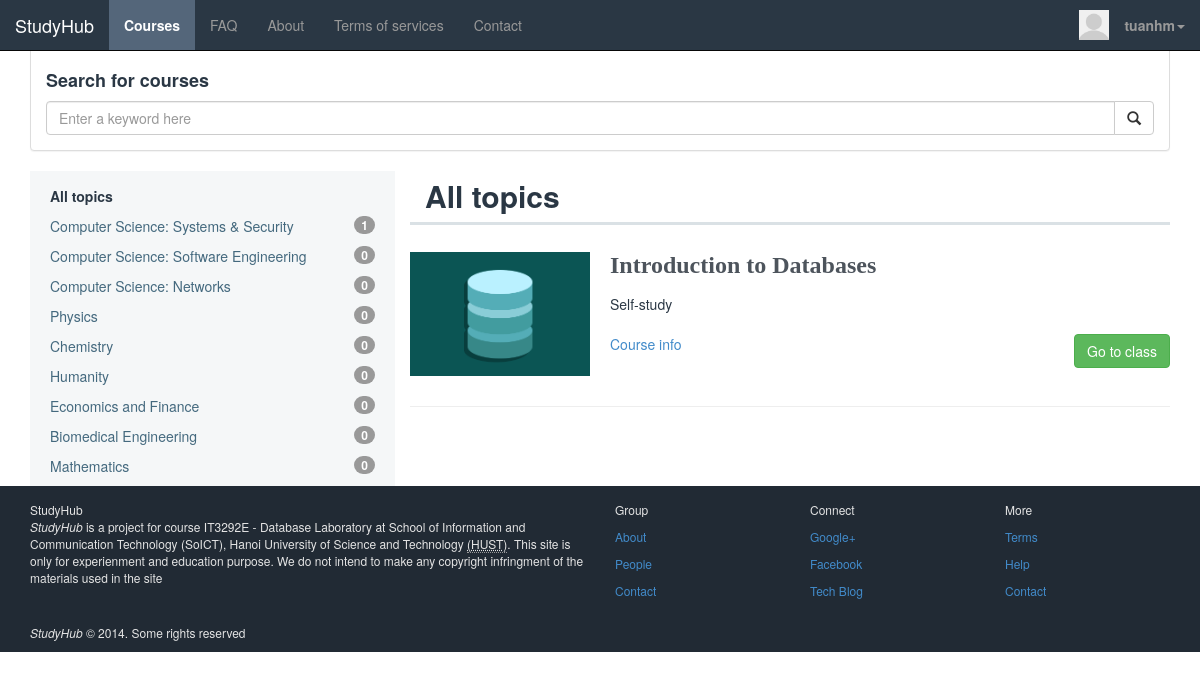
/courses.php (signed in), run on the app's committed database.
### tables this page shows
CREATE TABLE IF NOT EXISTS `sm_users` (
  `user_id` int(10) NOT NULL AUTO_INCREMENT,
  `username` varchar(30) NOT NULL,
  `password` varchar(255) NOT NULL,
  `role` char(1) NOT NULL DEFAULT '1' COMMENT 'Check in list:0 - admin/1 - student/2 - teacher/3 - staff/4 - dummy',
  `email` varchar(255) NOT NULL,
  `display_name` varchar(100) DEFAULT 'username',
  `birthday` date DEFAULT NULL,
  `join_date` timestamp NOT NULL DEFAULT CURRENT_TIMESTAMP,
  `first_name` varchar(32) NOT NULL,
  `last_name` varchar(32) NOT NULL,
  `gender` varchar(15) NOT NULL,
  `bio` text NOT NULL,
  `email_code` varchar(100) NOT NULL,
  `avatar` varchar(500) NOT NULL DEFAULT 'images/avatars/default_avatar.png',
  `time` int(11) NOT NULL,
  `confirmed` int(11) NOT NULL DEFAULT '0',
  `generated_string` varchar(35) NOT NULL DEFAULT '0',
  `ip` varchar(32) NOT NULL,
  PRIMARY KEY (`user_id`),
  UNIQUE KEY `username` (`username`)
);

CREATE TABLE IF NOT EXISTS `sm_courses` (
  `cat_id` int(10) NOT NULL,
  `course_id` int(10) NOT NULL AUTO_INCREMENT,
  `course_code` varchar(10) NOT NULL,
  `course_title` varchar(255) NOT NULL,
  `course_alias` varchar(100) NOT NULL COMMENT 'Alias to create a folder for course in PHP',
  `course_type` varchar(10) NOT NULL COMMENT '1 - Self-study; 2 - Period course',
  `course_desc` text COMMENT 'For storing a large number of texts, should use this TEXT',
  `start_date` timestamp NULL DEFAULT CURRENT_TIMESTAMP,
  `length` int(5) DEFAULT NULL COMMENT 'The length of the course in weeks',
  `course_avatar` varchar(500) DEFAULT 'images/courses/css-thumbnail.png',
  `course_cover` varchar(1000) NOT NULL,
  PRIMARY KEY (`course_id`),
  KEY `cat_id` (`cat_id`)
);

### core/init.php (called while the page is built, shortened)
<?php
require 'classes/users.php';
require 'classes/general.php';
require 'classes/courses.php';
$users		= new Users($db);
$general		= new General();
$courses		= new Courses($db);
if ($general->logged_in() === true)  {
	$user_id 	= $_SESSION['user_id'];
	$user 	= $users->userdata($user_id);
}
 ?>

### core/classes/general.php (called while the page is built, shortened)
<?php
class General {
	public function logged_in()
	{
		return (isset($_SESSION['user_id'])) ? true : false;
	}
}
?>

### core/classes/users.php (called while the page is built, shortened)
<?php
class Users {
	private $db;
	public function __construct($database) {
		$this->db = $database;
	}
	public function userdata($id)
	{
		$query = $this->db->prepare("SELECT * FROM `sm_users` WHERE `user_id` = ?");
		$query->bindValue(1, $id);
		try {
			$query->execute();
			return $query->fetch();
		} catch (PDOException $e) {
			die($e->getMessage());
		}
	}
 }
 ?>

### core/classes/courses.php (called while the page is built, shortened)
<?php
class Courses {
	private $db;
	public function __construct($database) {
		$this->db = $database;
	}
	public function get_all_course_by_cat()
	{
		$results = array();
		$query = $this->db->prepare("SELECT scat.cat_title AS 'title', COUNT(smc.course_id) AS 'count'
									FROM `sm_courses` AS smc, `sm_course_cat` AS scat
									WHERE smc.cat_id = scat.cat_id
									GROUP BY scat.cat_id, scat.cat_title
									UNION
									SELECT scat.cat_title AS 'title', 0 AS 'count'
									FROM `sm_course_cat` AS scat
									WHERE scat.cat_id NOT IN (SELECT DISTINCT cat_id FROM `sm_courses`) ");
		try {
			$query->execute();
			$results = $query->fetchAll();
		} catch (PDOException $e) {
			die($e->getMessage());
		}
		if (!empty($results)) {
			return $results;
		}
		return false;
	}
	public function get_all_courses()
	{
		$results = array();
		$query = $this->db->prepare("SELECT * FROM `sm_courses`");
		try {
			$query->execute();
			$results = $query->fetchAll();
		} catch (PDOException $e) {
			die($e->getMessage());
		}
		if (!empty($results)) {
			return $results;
		}
		return false;
	}
}
 ?>

### courses.php (the view, shortened to what this page needs)
<?php
    require 'core/init.php';
	require 'navbar.php';
 ?>
<div class="container" style="margin-top: -6px;">
	<div class="panel panel-default">
		<div class="panel-body">
			<h4><strong>Search for courses</strong></h4>
			<form method="post" action="" role="form" id="course-search-form">
				<div class="input-group">
			      <input type="text" class="form-control" name="keyword" placeholder="Enter a keyword here">
			      <span class="input-group-btn">
			        <button class="btn btn-default" type="submit" name="submit"><span class="glyphicon glyphicon-search"></span></button>
			      </span>
			    </div>
			</form>
		</div>
	</div>
	<div class="col-md-4 catagories">
		<div class="nav-container">
			<ul class="nav-sidebarlist">
				<li class="emphasize">All topics</li>
				<?php
				$cats = $courses->get_all_course_by_cat();
				foreach ($cats as $cat) { ?>
					<li><a href="#"><?php echo $cat['title'];?></a><span class="badge pull-right"><?php echo $cat['count']; ?>  </span></li>
				<?php }?>
			</ul>
		</div>
	</div>
	<div class="col-md-8 course-list">
		<div class="col-md-9 course-list-header">
			<div class="list-header">
				<?php
				if (isset($_POST['keyword']) && !empty($_POST['keyword'])) {
					$keyword = $_POST['keyword'];
					if (strlen($keyword) > 16) { ?>
						<h2>Search results for &ldquo;<?php echo substr($keyword, 0, 15) . '...'; ?>&rdquo;</h2>
					<?php } else {?>
					<h2>Search results for &ldquo;<?php echo $keyword; ?>&rdquo;</h2>
				<?php } } else { ?>
					<h2>All topics</h2>
				<?php } ?>
			</div>
		</div>
		<div class="col-md-9 line-separator">
		</div>
		<div class="course-wrapper">
			<?php $v_courses = $courses->get_all_courses();
			foreach ($v_courses as $v_course) { ?>
			<div class="row">
				<div class="col-md-9 entry">
					<div class="entry-wrap">
						<div class="entry-thumbnail">
							<img src="<?php echo $v_course['course_avatar'];?>">
						</div>
						<div class="entry-meta">
							<h2 class="course-title">
								<a href="courses/<?php echo $v_course['course_alias'] . '/' ;?>" title="Link to <?php echo $v_course['course_title']; ?>">
									<span><?php echo $v_course['course_title']; ?></span>
								</a>
							</h2>
							<div class="course-progress">
								<?php if ($v_course['course_type'] == 1) { ?>
									<span class="self-study">Self-study</span><br>
									<div class="go-to-course">
										<a href="courses/<?php echo $v_course['course_alias'] . '/' ;?>"><span>Course info</span></a>
										<div class="pull-right">
											<a href="courses/<?php echo $v_course['course_alias'] . '/' ;?>" class="btn btn-success">Go to class</a>
										</div>
									</div>
								<?php } ?>
							</div>
						</div>
					</div>
				</div>
			</div>
			<?php } ?>
		</div>
</div>
</div>
<?php
	require_once 'footer.php';
 ?>

### navbar.php (shortened to what this page needs)
<!DOCTYPE html>
<html lang="en" charset="utf8">
<head>
	<link rel="stylesheet" type="text/css" href="css/bootstrap.css">
	<link rel="stylesheet" type="text/css" href="css/prettify.css">
	<link rel="stylesheet" type="text/css" href="css/dashboard.css">
	<link rel="stylesheet" type="text/css" href="css/datepicker.css">
	<link rel="stylesheet" type="text/css" href="css/bootstrap-select/bootstrap-select.css">
</head>
<body>
<nav class="navbar navbar-default navbar-fixed-top navbar-inverse" role="navigation">
	<div class="container-fluid">
		<div class="navbar-header">
				<a href="index.php" class="navbar-brand">StudyHub</a>
		</div>
		<div class="collapse navbar-collapse" id="navbar-collapse-1">
			<ul class="nav navbar-nav">
				<?php
				if (basename($_SERVER['PHP_SELF']) == 'courses.php') {
				 ?>
				<li>
					<a href="courses.php" class="active">Courses</a>
				</li>
				<?php } else { ?>
				<li>
					<a href="courses.php">Courses</a>
				</li>
				<?php } ?>
				<li><a href="#">FAQ</a></li>
				<li><a href="#">About</a></li>
				<li><a href="#">Terms of services</a></li>
				<li><a href="#">Contact</a></li>
			</ul>
			<ul class="nav navbar-nav navbar-right">
			<?php
			if ($general->logged_in()) { $image = $user['avatar']; ?>
				<li>
					<div class="avatar">
						<?php if(!empty($image)) { ?>
							<img src="<?php echo $image; ?>" alt="">
							<?php } else { ?>
						<img src="images/avatars/default_avatar.png" alt="">
						<?php } ?>
					</div>
				</li>
				<li class="dropdown">
					<a href="#" class="dropdown-toggle" data-toggle="dropdown"><strong><?php echo $user['username']; ?></strong><b class="caret"></b></a>
				</li>
			<?php } else { ?>
				<li><a href="signup.php">Sign up</a></li>
				<li><a href="signin.php">Sign in</a></li>
				<?php } ?>
			</ul>
		</div>
	</div>
</nav>

### css/prettify.css (style rules this page uses)
html, body { background-color: white; color: #2a3744; -webkit-font-smoothing: antialiased; }
.navbar-fixed-top, .navbar-inverse { background-color: #2A3744; color: #c0ccdb !important; }
.navbar-inverse .navbar-nav .active { background-color: #54667a !important; font-weight: bold; color: white; }
.nav-container { background-color: #F5F7F8; padding-top: 15px; padding-right: 20px; }
.nav-sidebarlist { margin: 0; padding: 0; }
.nav-sidebarlist > li { list-style: none; padding-bottom: 10px; padding-left: 20px; }
.nav-sidebarlist > li a { text-decoration: none !important; color: #44697e !important; }
.emphasize { font-weight: bold; }
.course-list { display: inline; padding-left: 0 !important; padding-right: 0 !important; }
.course-list-header { line-height: 1em; }
.course-list-header h2 { font-weight: bold; margin-top: 8px !important; }
.line-separator { width: 100%; background-color: #DAE1E5; height: 3px; display: inline-block; margin-bottom: 27px; }
.row { padding-top: 15px !important; }
.course-title { height: 42px; margin: 0px; font: bold 18px/1.2em "adelle-sans", "Helvetica Neue", Arial, sans-serif; }
div { display: block; }
.avatar img { margin-top: 32%; max-height: 30px; height: 30px; width: 30px; }
.catagories { padding-left: 0 !important; }
.entry-wrap { float: left; padding-bottom: 30px; margin-bottom: 15px; width: 100%; border-bottom: 1px solid #eee; }
.entry { width: 100%; }
.entry-meta { display: block; }
.course-title { padding-top: 3px; }
.course-title a { color: #212A34; opacity: 0.8; text-decoration: none; font-size: 24px; font-family: 'Segoe UI Light'; }
.entry-thumbnail { float: left; margin-right: 20px; }
.entry-thumbnail img { display: block; margin: 0 auto; max-width: 180px; }
.go-to-course { margin-top: 20px; }
.go-to-course a { text-decoration: none; }

### css/dashboard.css (style rules this page uses)
body { padding-top: 50px; }

### data on the page
sm_users: avatar (placeholder picture), username "tuanhm"
sm_courses: course_avatar (picture), course_title "Introduction to Databases"

### other printed values
$cat['title'] "Computer Science: Systems & Security"
$cat['count'] "1"
$cat['title'] "Computer Science: Software Engineering"
$cat['count'] "0"
$cat['title'] "Computer Science: Networks"
$cat['title'] "Physics"
$cat['title'] "Chemistry"
$cat['title'] "Humanity"
$cat['title'] "Economics and Finance"
$cat['title'] "Biomedical Engineering"
$cat['title'] "Mathematics"
